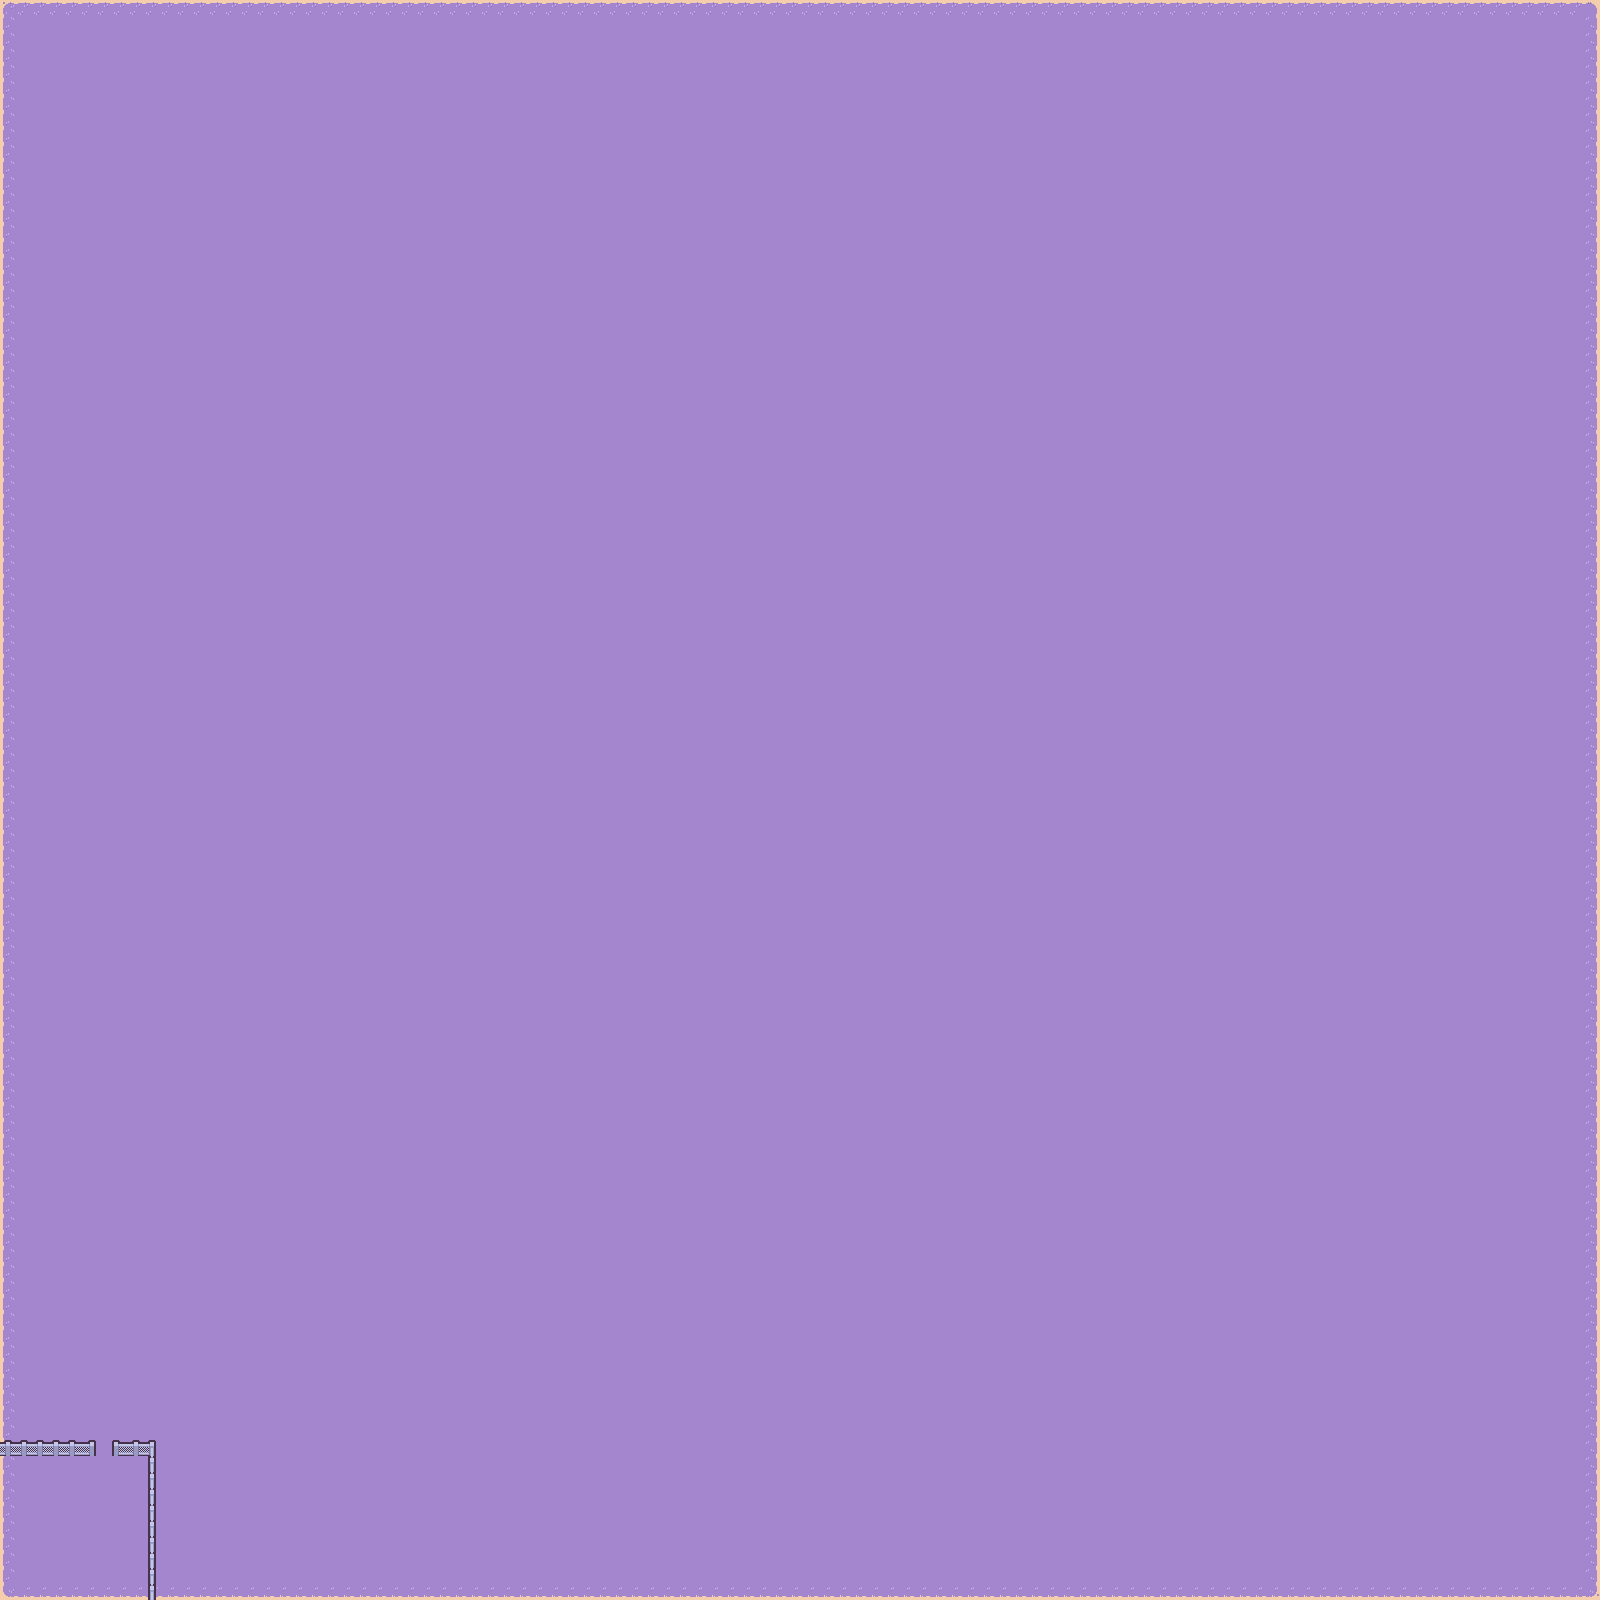

Below is a game level as drawn by its tile map, then a one-line description and the .tmx that defines it (tile-layer data replaced by summaries):
An orthogonal 100x100 tile map with 16x16 px tiles, 2 tile layers (ground, fence).

<map version="1.10" tiledversion="1.11.2" orientation="orthogonal" renderorder="right-down" width="100" height="100" tilewidth="16" tileheight="16" infinite="0" nextlayerid="3" nextobjectid="1">
 <tileset firstgid="1" source="tilemap.tsx" />
 <layer id="1" name="ground" width="100" height="100">
  <data>[10000 cells, 10000 non-empty, 9 distinct tile ids]</data>
 </layer>
 <layer id="2" name="fence" width="100" height="100">
  <data>[10000 cells, 18 non-empty, 5 distinct tile ids]</data>
 </layer>
</map>
